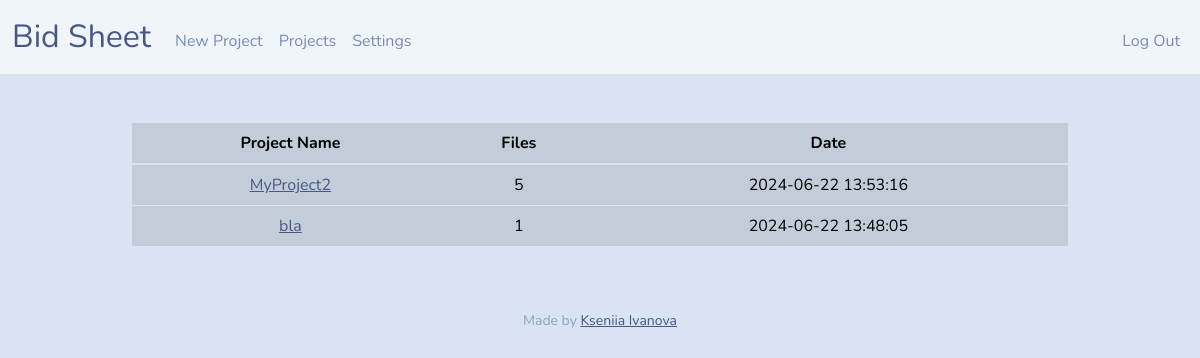
Screenshot of /projects (signed in) with the database file from the repository.
### tables this page shows
CREATE TABLE projects (
    id INTEGER PRIMARY KEY AUTOINCREMENT NOT NULL,
    file_name TEXT NOT NULL,
    file_size NUMERIC NOT NULL,
    file_path TEXT NOT NULL,
    project_name TEXT NOT NULL,
    user_id NUMERIC NOT NULL,
    upload_date TEXT,
    FOREIGN KEY (user_id) REFERENCES users(id));

### app.py (the view)
@app.route("/projects")
@login_required
def projects():
    user_id = session["user_id"]
    projects_list = db.execute('''
                          SELECT project_name, COUNT(*) AS file_count,
                               MAX(upload_date) AS upload_date
                          FROM projects
                          WHERE user_id = ?
                          GROUP BY project_name
                          ORDER BY upload_date DESC''', user_id)
    return render_template("projects.html", projects_list=projects_list)

### app.py (called while the page is built)
@app.after_request
def after_request(response):
    response.headers["Cache-Control"] = "no-cache, no-store, must-revalidate"
    response.headers["Expires"] = 0
    response.headers["Pragma"] = "no-cache"
    return response

### templates/projects.html (shortened to what this page needs)
{% extends "layout.html" %}
{% block main %}
<div class="section">
    <table class="table-active table table-hover">
        <thead>
            <tr>
                <th scope="col">Project Name</th>
                <th scope="col">Files</th>
                <th scope="col">Date</th>
            </tr>
        </thead>
        <tbody>
            {% for project in projects_list %}
             <tr>
                <td><a href="{{ url_for('project', project_name=project.project_name) }}">{{ project.project_name }}</a></td>
                <td> {{ project.file_count }} </td>
                <td> {{ project.upload_date }} </td>
             </tr>
             {% endfor %}
        </tbody>
    </table>
</div>
{% endblock %}

### rows the page displays
projects: project_name "bla", file_count "1", upload_date "2024-06-22 13:48:05"

### other values shown
{{ project.project_name }} "MyProject2"
{{ project.file_count }} "5"
{{ project.upload_date }} "2024-06-22 13:53:16"
